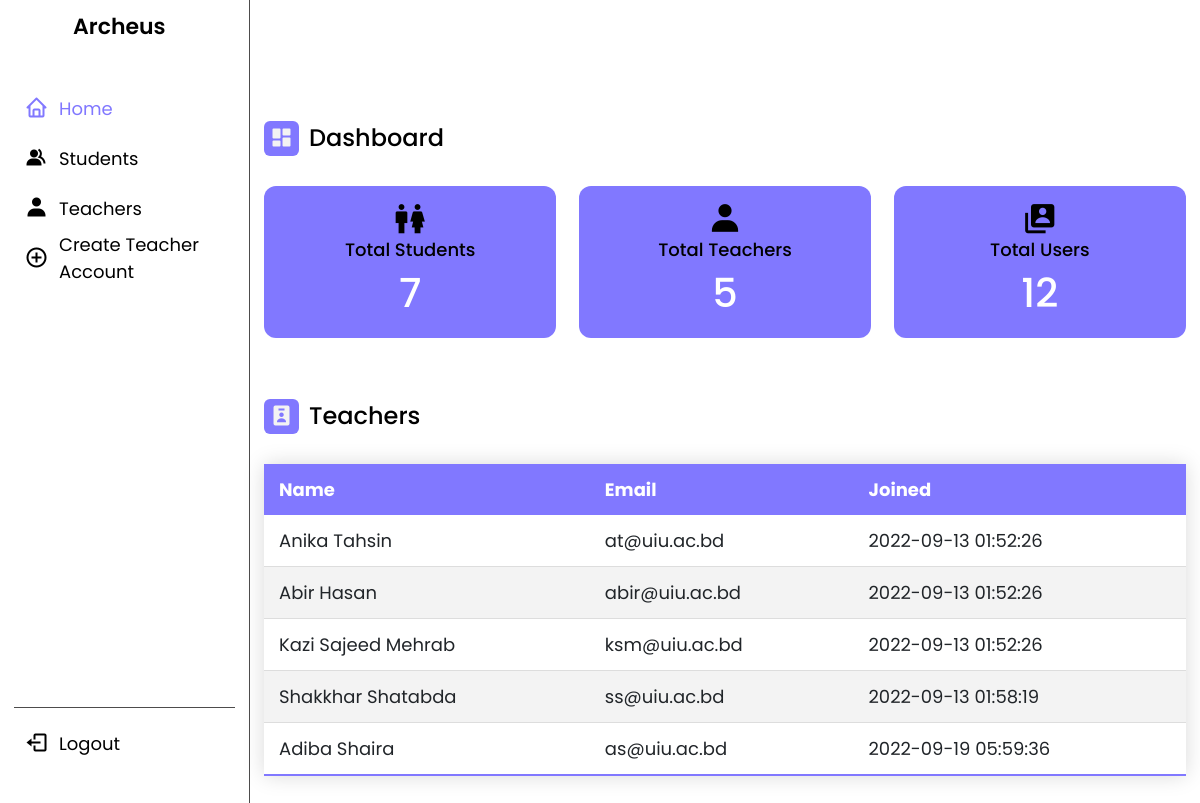
The page /admin_hp.php (signed in) on the database its author committed.
### tables this page shows
CREATE TABLE `teacher` (
  `t_id` int(11) NOT NULL,
  `t_username` varchar(255) NOT NULL,
  `t_name` varchar(255) NOT NULL,
  `t_email` varchar(255) NOT NULL,
  `t_pass` varchar(255) NOT NULL,
  `t_dept` varchar(255) NOT NULL,
  `t_des` varchar(255) NOT NULL,
  `t_room` varchar(255) NOT NULL,
  `role` varchar(255) NOT NULL,
  `t_joined_date` datetime NOT NULL DEFAULT current_timestamp(),
  `t_contact` varchar(255) DEFAULT NULL,
  `t_gender` varchar(255) NOT NULL
);

### admin_hp.php (the view, shortened to what this page needs)
<?php
 if(
    isset($_SESSION['ad_user']) && !empty($_SESSION['ad_user'])
 ){
    ?>
        <!DOCTYPE html>
        <html lang="en">
        <head>
            <link rel="stylesheet" href="admin_hp.css">
            <link href='https://unpkg.com/boxicons@2.1.2/css/boxicons.min.css' rel='stylesheet'>
            <link rel="stylesheet" href="https://cdn.jsdelivr.net/npm/bootstrap@4.0.0/dist/css/bootstrap.min.css">
        </head>
        <body class="dark">
            <nav>
                <div class="logo-name">
                    <span class="logo_name">Archeus</span>
                </div>
                <div class="menu-items">
                    <ul class="nav-links">
                        <li><a href="admin_hp.php">
                                <i class='bx bx-home active'></i>
                                <span class="link-name active">Home</span>
                            </a></li>
                        <li><a href="admin_student.php">
                                <i class='bx bxs-group'></i>
                                <span class="link-name">Students</span>
                            </a></li>
                        <li><a href="admin_teacher.php">
                                <i class='bx bxs-user'></i>
                                <span class="link-name">Teachers</span>
                            </a></li>
                        <li><a href="teacher_signup.php">
                                <i class='bx bx-plus-circle'></i>
                                <span class="link-name">Create Teacher
                                    Account</span>
                            </a></li>
                    </ul>
                    <ul class="logout-mode">
                        <li><a href="#">
                                <i class='bx bx-log-out'></i>
                                <span class="link-name"
                                    onclick="window.location.href = 'admin_logoutprocess.php';">Logout</span>
                            </a></li>
                    </ul>
                </div>
            </nav>
            <section class="dashboard">
                <div class="top">
                </div>
                <div class="dash-content">
                    <div class="overview">
                        <div class="title">
                            <i class='bx bxs-dashboard'></i>
                            <span class="text">Dashboard</span>
                        </div>
                        <?php
                        try{
                            include "db_connect.php";
                            $sqlquery1="SELECT COUNT(*) FROM student";
                            $result1 =mysqli_query($conn, $sqlquery1);
                            $row1 = mysqli_fetch_assoc($result1);
                            foreach($row1 as $x){
                                $total_student = $x;
                            }
                            $sqlquery2="SELECT COUNT(*) FROM teacher";
                            $result2 =mysqli_query($conn, $sqlquery2);
                            $row2 = mysqli_fetch_assoc($result2);
                            foreach($row2 as $x){
                                $total_teacher = $x;
                            }
                            $total_user = $total_student + $total_teacher;
                            $sqlquery3="SELECT * FROM teacher";
                            $result3 =mysqli_query($conn, $sqlquery3);
                        ?>
                        <div class="boxes">
                            <div class="box box1">
                                <i class='bx bx-male-female'></i>
                                <span class="text">Total Students</span>
                                <span class="number"><?php echo $total_student; ?></span>
                            </div>
                            <div class="box box2">
                                <i class='bx bxs-user'></i>
                                <span class="text">Total Teachers</span>
                                <span class="number"><?php echo $total_teacher; ?></span>
                            </div>
                            <div class="box box3">
                                <i class='bx bxs-user-account'></i>
                                <span class="text">Total Users</span>
                                <span class="number"><?php echo $total_user; ?></span>
                            </div>
                        </div>
                        <div class="activity">
                            <div class="title">
                                <i class='bx bxs-user-badge'></i>
                                <span class="text">Teachers</span>
                            </div>
                            <table class="styled-table">
                                <thead>
                                    <tr>
                                        <th>Name</th>
                                        <th>Email</th>
                                        <th>Joined</th>
                                    </tr>
                                </thead>
                                <tbody>
                                    <?php
                                        foreach($result3 as $x){
                                            ?>
                                                <tr>
                                                    <td><?php echo $x['t_name']; ?></td>
                                                    <td><?php echo $x['t_email']; ?></td>
                                                    <td><?php echo $x['t_joined_date']; ?></td>
                                                </tr>
                                            <?php
                                        }
                                    ?>
                                </tbody>
                            </table>
                        </div>
                        <?php
                        }catch (PDOException $ex) {
                            echo '<script>alert("Found error");window.location = "welcome.php";</script>';
                        }
                        ?>
                    </div>
                </div>
            </section>
        </body>
        </html>
    <?php
 }
 else{
    ?>
       <script>location.assign('welcome.php')</script>
   <?php
}
?>

### admin_hp.css (style rules this page uses)
* { margin: 0; padding: 0; box-sizing: border-box; font-family: 'Poppins', sans-serif; }
:root { --primary-color: #0E4BF1; --panel-color: #FFF; --text-color: #000; --black-light-color: #000; --border-color: #e6e5e5; --toggle-color: #DDD; --box1-color: #8178ff; --box2-color: #8178ff; --box3-color: #8178ff; --title-icon-color: #fff; --tran-05: all 0.5s ease; --tran-03: all 0.3s ease; --tran-03: all 0.2s ease; }
.number { color: #fff!important; }
body { min-height: 100vh; background-color: var(--primary-color); }
body.dark { --primary-color: #8178ff; --panel-color: #FFF; --text-color: #000; --black-light-color: #000; --border-color: #4D4C4C; --toggle-color: #FFF; --title-icon-color: #f3f3f3; }
nav { position: fixed; top: 0; left: 0; height: 100%; width: 250px; padding: 10px 14px; background-color: var(--panel-color); border-right: 1px solid var(--border-color); transition: var(--tran-05); }
nav .logo-name { display: flex; align-items: center; }
nav .logo-name .logo_name { font-size: 22px; font-weight: 600; color: var(--text-color); margin-left: 14px; transition: var(--tran-05); }
nav .menu-items { margin-top: 40px; height: calc(100% - 90px); display: flex; flex-direction: column; justify-content: space-between; }
.menu-items li { list-style: none; }
.menu-items li a { display: flex; align-items: center; height: 50px; text-decoration: none; position: relative; }
.menu-items li a i { font-size: 24px; min-width: 45px; height: 100%; display: flex; align-items: center; justify-content: center; color: var(--black-light-color); }
.menu-items li a .link-name { font-size: 18px; font-weight: 400; color: var(--black-light-color); transition: var(--tran-05); }
.menu-items .logout-mode { padding-top: 10px; border-top: 1px solid var(--border-color); }
.active { color: #8178ff!important; }
.dashboard { position: relative; left: 250px; background-color: var(--panel-color); min-height: 100vh; width: calc(100% - 250px); padding: 10px 14px; transition: var(--tran-05); }
.dashboard .dash-content { padding-top: 50px; }
.dash-content .title { display: flex; align-items: center; margin: 60px 0 30px 0; }
.dash-content .title i { position: relative; height: 35px; width: 35px; background-color: #8178ff; border-radius: 6px; color: var(--title-icon-color); display: flex; align-items: center; justify-content: center; font-size: 24px; }
.dash-content .title .text { font-size: 24px; font-weight: 500; color: var(--text-color); margin-left: 10px; }
.dashboard .top { position: fixed; top: 0; left: 250px; display: flex; width: calc(100% - 250px); justify-content: space-between; align-items: center; padding: 10px 14px; background-color: var(--panel-color); transition: var(--tran-05); z-index: 10; }
.dash-content .title i { position: relative; height: 35px; width: 35px; background-color: var(--primary-color); border-radius: 6px; color: var(--title-icon-color); display: flex; align-items: center; justify-content: center; font-size: 24px; }
.dash-content .boxes { display: flex; align-items: center; justify-content: space-between; flex-wrap: wrap; }
.dash-content .boxes .box { display: flex; flex-direction: column; align-items: center; border-radius: 12px; width: calc(100% / 3 - 15px); padding: 15px 20px; background-color: var(--box1-color); transition: var(--tran-05); }
.boxes .box i { font-size: 35px; color: var(--text-color); }
.boxes .box .text { white-space: nowrap; font-size: 18px; font-weight: 500; color: var(--text-color); }
.boxes .box .number { font-size: 40px; font-weight: 500; color: var(--text-color); }
.boxes .box.box2 { background-color: var(--box2-color); }
.boxes .box.box3 { background-color: var(--box3-color); }
.styled-table { margin: 25px 0; font-size: 18px; font-family: sans-serif; min-width: 100%; box-shadow: 0 0 20px rgba(0, 0, 0, 0.15); }
.styled-table thead tr { background-color: #8178ff; color: #ffffff; text-align: left; }
.styled-table th, .styled-table td { padding: 12px 15px; }
.styled-table tbody tr { border-bottom: 1px solid #dddddd; }
.styled-table tbody tr:nth-of-type(even) { background-color: #f3f3f3; }
.styled-table tbody tr:last-of-type { border-bottom: 2px solid #8178ff; }

### rows shown on the page
teacher: t_name "Anika Tahsin", t_email "at@uiu.ac.bd", t_joined_date "2022-09-13 01:52:26"
teacher: t_name "Abir Hasan", t_email "abir@uiu.ac.bd", t_joined_date "2022-09-13 01:52:26"
teacher: t_name "Kazi Sajeed Mehrab", t_email "ksm@uiu.ac.bd", t_joined_date "2022-09-13 01:52:26"
teacher: t_name "Shakkhar Shatabda", t_email "ss@uiu.ac.bd", t_joined_date "2022-09-13 01:58:19"
teacher: t_name "Adiba Shaira", t_email "as@uiu.ac.bd", t_joined_date "2022-09-19 05:59:36"

### other values the page prints
$total_student "7"
$total_teacher "5"
$total_user "12"
